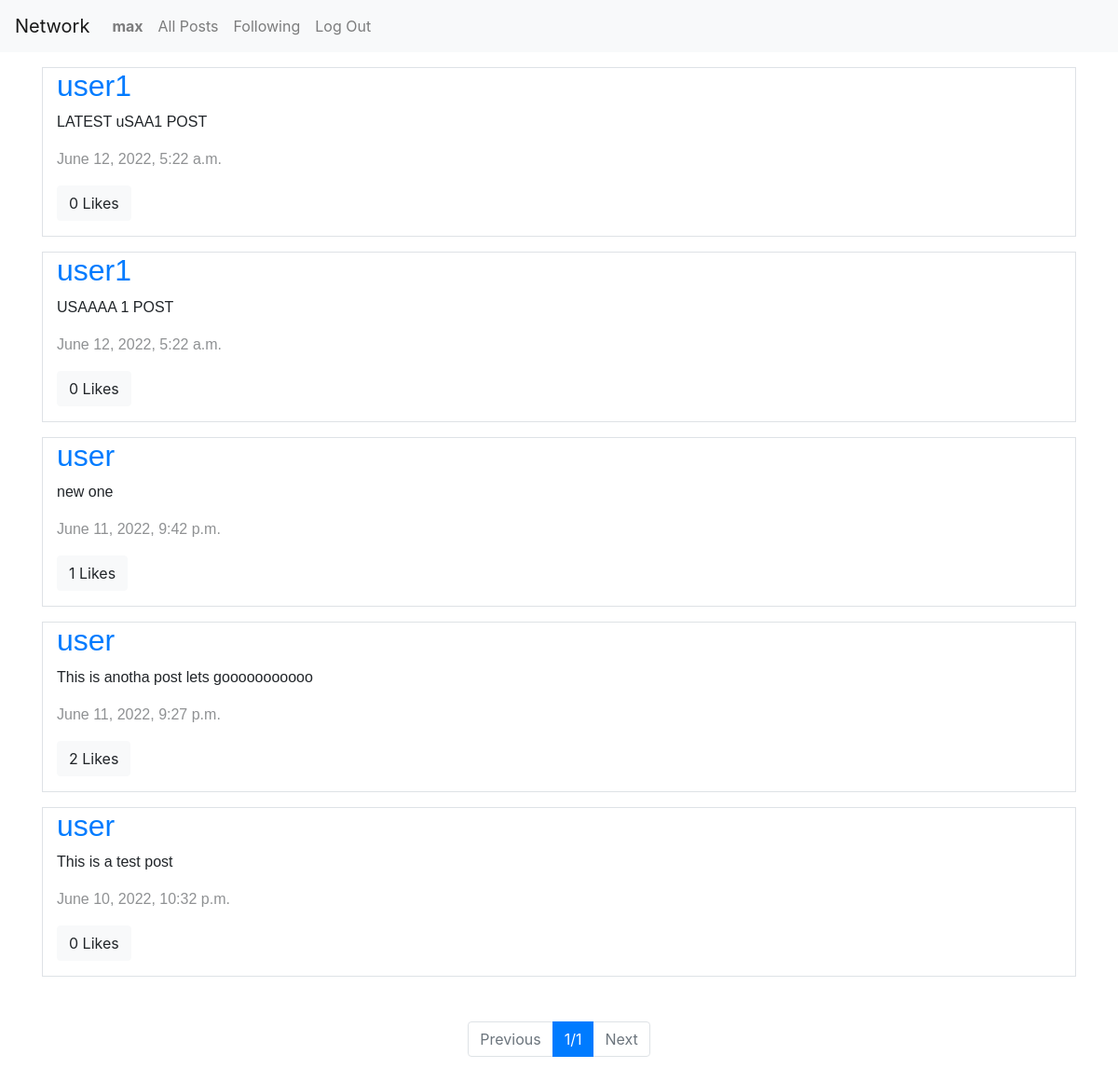
Before: /following (signed in) with the older database file.
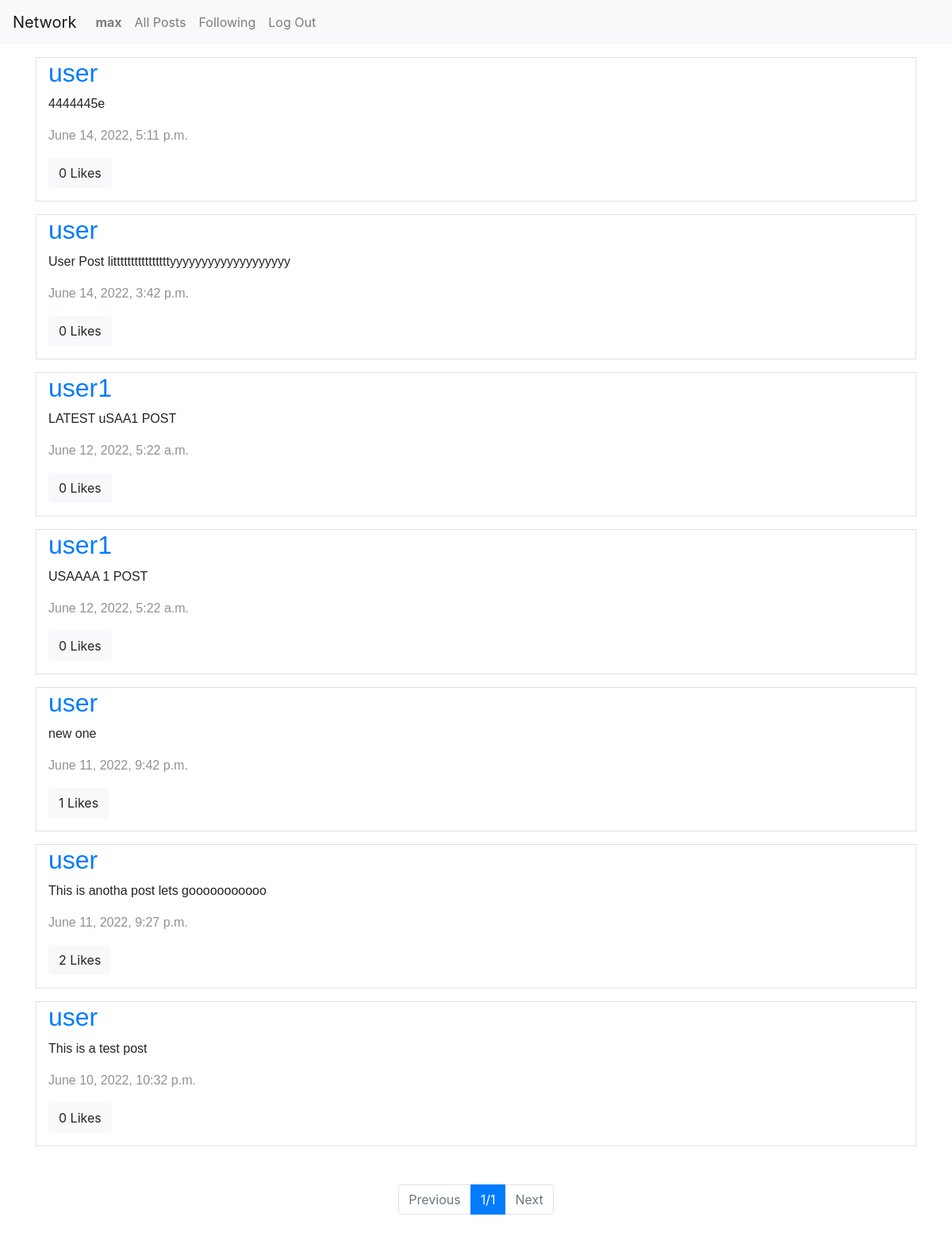
After: the same page with the newer database file.
### network/models.py (models this page shows, shortened)
class User(AbstractUser):
    pass

class Post(models.Model):
    poster = models.ForeignKey(User, on_delete=models.CASCADE, related_name="Posts")
    text = models.CharField(max_length=280)
    timestamp = models.DateTimeField(auto_now_add=True)
    like = models.ManyToManyField(User, related_name="Likes")

### network/views.py (the view)
# urls.py: path("following", views.following, name="following"),
@login_required
def following(request):
    follows = request.user.Follows.all()
    try:
        posts = Post.objects.filter(reduce(or_, [Q(poster=follow.account) for follow in follows]))
        posts = posts.order_by('-timestamp')
        p = Paginator(posts, 10)
        page = request.GET.get('page')
        posts = p.get_page(page)
    except:
        posts = None
    return render(request, "network/following.html", {
        "posts": posts,
    })

### network/templates/network/following.html (shortened to what this page needs)
{% extends "network/layout.html" %}
{% load static %}
{% block body %}
    {% if posts %}
    <div class="container">
        <div class="d-flex flex-column">
            {% for post in posts %}
            <div class="col border mt-3 pb-3">
                <div class="">
                    <h2><a href="{% url 'userpage' post.poster %}">{{ post.poster }}</a></h2>
                </div>
                {% if post.poster == request.user %}
                <div class="" data-postid="{{ post.id }}">
                    <p>{{ post.text }}</p>
                    <p class="timestamp">{{ post.timestamp }}</p>
                </div>
                <button class="postText btn btn-info" data-postid="{{ post.id }}">Edit</button>
                {% else %}
                <div>
                    <p>{{ post.text }}</p>
                    <p class="timestamp">{{ post.timestamp }}</p>
                </div>
                {% endif %}
                {% if request.user in post.like.all %}
                <button class="post btn btn-warning" data-postid="{{ post.id }}">
                    {{ post.like.count }} Likes
                </button>
                {% else %}
                <button class="post btn btn-light" data-postid="{{ post.id }}">
                    {{ post.like.count }} Likes
                </button>
                {% endif %}
            </div>
        {% endfor %}
        </div>
    <nav aria-label="...">
        <ul class="pagination justify-content-center m-5">
            {% if posts.has_previous %}
                <li class="page-item">
                <a class="page-link" href="?page={{ posts.previous_page_number }}"  aria-disabled="true">Previous</a>
            {% else %}
                <li class="page-item disabled">
                <a class="page-link" href="#"  aria-disabled="true">Previous</a>
            {% endif %}
            </li>
            <li class="page-item active"><a class="page-link" href="#">{{ posts.number }}/{{ posts.paginator.num_pages }}</a></li>
            {% if posts.has_next %}
                <li class="page-item">
                <a class="page-link" href="?page={{ posts.next_page_number }}"  aria-disabled="true">Next</a>
            {% else %}
                <li class="page-item disabled">
                <a class="page-link" href="#">Next</a>
            {% endif %}
            </li>
        </ul>
    </nav>
    {% endif %}
{% endblock %}

### network/templates/network/layout.html (shortened to what this page needs)
{% load static %}
<!DOCTYPE html>
<html lang="en">
    <head>
        <link rel="stylesheet" href="https://stackpath.bootstrapcdn.com/bootstrap/4.4.1/css/bootstrap.min.css">
        <link href="{% static 'network/styles.css' %}" rel="stylesheet">
    </head>
    <body>
        <nav class="navbar navbar-expand-lg navbar-light bg-light">
            <a class="navbar-brand" href="#">Network</a>
            <div>
              <ul class="navbar-nav mr-auto">
                {% if user.is_authenticated %}
                    <li class="nav-item">
                        <a class="nav-link" href="#"><strong>{{ user.username }}</strong></a>
                    </li>
                {% endif %}
                <li class="nav-item">
                  <a class="nav-link" href="{% url 'index' %}">All Posts</a>
                </li>
                {% if user.is_authenticated %}
                    <li class="nav-item">
                        <a class="nav-link" href="{% url 'following' %}">Following</a>
                    </li>
                    <li class="nav-item">
                        <a class="nav-link" href="{% url 'logout' %}">Log Out</a>
                    </li>
                {% endif %}
              </ul>
            </div>
          </nav>
        <div class="body">
            {% block body %}
            {% endblock %}
        </div>
    </body>
</html>

### network/static/network/styles.css (style rules this page uses)
p, h1, h2 { font-family: sans-serif }
.timestamp { opacity:0.5 }

Changed rows visible on the page:
added Post: poster "user", text "4444445e", timestamp "June 14, 2022, 5:11 p.m.", like.count "0"
added Post: poster "user", text "User Post littttttttttttttttyyyyyyyyyyyyyyyyyyy", timestamp "June 14, 2022, 3:42 p.m.", like.count "0"
